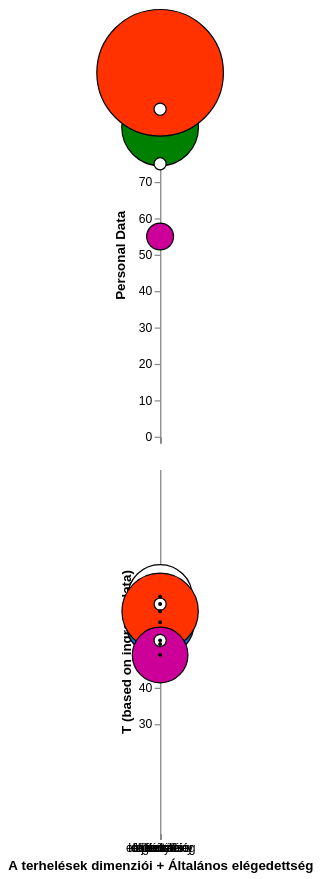

Write the Vega-Lite specification saved for this chart.
### Vega-Lite specification from a JSON file in a GitHub repository (floating-point values rounded to 4 significant figures)
{"$schema": "https://vega.github.io/schema/vega-lite/v5.json", "datasets": {"data-1": [{"x": "mentális", "y": 90, "size": 4000, "color": "rgb(0, 112, 192)"}, {"x": "fizikai", "y": 90, "size": 490, "color": "rgb(255, 0, 0)"}, {"x": "időkényszer", "y": 90, "size": 1690, "color": "rgb(255, 255, 255)"}, {"x": "teljesítmény", "y": 85, "size": 4000, "color": "rgb(0, 128, 0)"}, {"x": "erőfeszítés", "y": 100, "size": 10890, "color": "rgb(255, 50, 0)"}, {"x": "frusztráció", "y": 55, "size": 490, "color": "rgb(204, 0, 153)"}, {"x": "totál", "y": 90, "size": 100, "color": "rgb(255, 255, 255)"}, {"x": "elégedettség", "y": 75, "size": 100, "color": "rgb(255, 255, 255)"}], "data-2": [{"x": "mentális", "y": 58, "size": 3186, "color": "rgb(0, 112, 192)", "ci0": 30, "ci1": 70, "ci2": 40, "ci3": 60, "ci4": 0, "ci5": 100, "50": 50}, {"x": "fizikai", "y": 52, "size": 1545, "color": "rgb(255, 0, 0)", "ci0": 30, "ci1": 70, "ci2": 40, "ci3": 60, "ci4": 0, "ci5": 100, "50": 50}, {"x": "időkényszer", "y": 65, "size": 2827, "color": "rgb(255, 255, 255)", "ci0": 30, "ci1": 70, "ci2": 40, "ci3": 60, "ci4": 0, "ci5": 100, "50": 50}, {"x": "teljesítmény", "y": 61, "size": 1993, "color": "rgb(0, 128, 0)", "ci0": 30, "ci1": 70, "ci2": 40, "ci3": 60, "ci4": 0, "ci5": 100, "50": 50}, {"x": "erőfeszítés", "y": 61, "size": 3964, "color": "rgb(255, 50, 0)", "ci0": 30, "ci1": 70, "ci2": 40, "ci3": 60, "ci4": 0, "ci5": 100, "50": 50}, {"x": "frusztráció", "y": 49, "size": 2101, "color": "rgb(204, 0, 153)", "ci0": 30, "ci1": 70, "ci2": 40, "ci3": 60, "ci4": 0, "ci5": 100, "50": 50}, {"x": "totál", "y": 63, "size": 100, "color": "rgb(255, 255, 255)", "ci0": 30, "ci1": 70, "ci2": 40, "ci3": 60, "ci4": 0, "ci5": 100, "50": 50}, {"x": "elégedettség", "y": 53, "size": 100, "color": "rgb(255, 255, 255)", "ci0": 30, "ci1": 70, "ci2": 40, "ci3": 60, "ci4": 0, "ci5": 100, "50": 50}]}, "vconcat": [{"width": "container", "data": {"name": "data-1"}, "mark": {"type": "circle", "opacity": 1.0, "stroke": "black", "strokeWidth": 1}, "config": {"legend": {"disable": "true"}}, "encoding": {"x": {"field": "x", "type": "nominal", "sort": null, "axis": {"labelAngle": 0, "labels": false}, "title": null}, "y": {"field": "y", "type": "quantitative", "scale": {"domain": [0, 100]}, "title": "Personal Data"}, "size": {"field": "size", "type": "quantitative", "scale": null}, "color": {"field": "color", "type": "nominal", "legend": null, "scale": null}}}, {"width": "container", "data": {"name": "data-2"}, "layer": [{"mark": {"type": "errorband", "color": "yellow", "opacity": 0.5}, "encoding": {"y": {"field": "ci1", "type": "quantitative", "title": false, "scale": {"domain": [0, 100]}}, "y2": {"field": "ci0", "type": "quantitative", "scale": {"domain": [0, 100]}}}}, {"mark": {"type": "errorband", "color": "white", "opacity": 0.5}, "encoding": {"y": {"field": "ci3", "type": "quantitative", "title": false, "scale": {"domain": [0, 100]}}, "y2": {"field": "ci2", "type": "quantitative", "scale": {"domain": [0, 100]}}}}, {"mark": "rule", "encoding": {"y": {"field": "50", "aggregate": "mean"}, "size": {"value": 1}}}, {"mark": {"type": "circle", "opacity": 1.0, "stroke": "black", "strokeWidth": 1}, "config": {"legend": {"disable": "true"}}, "encoding": {"x": {"field": "x", "type": "nominal", "sort": null, "axis": {"labelAngle": 0}, "title": "A terhelések dimenziói + Általános elégedettség"}, "y": {"field": "y", "type": "quantitative", "scale": {"domain": [0, 100]}, "title": "T (based on ingroup data)", "axis": {"values": [30, 40, 50, 60, 70]}}, "size": {"field": "size", "type": "quantitative", "scale": null}, "color": {"field": "color", "type": "nominal", "legend": null, "scale": null}}}, {"width": "container", "data": {"name": "data-2"}, "mark": {"type": "circle", "opacity": 1.0, "stroke": "black", "strokeWidth": 1, "size": 5, "color": "black"}, "config": {"legend": {"disable": "true"}}, "encoding": {"x": {"field": "x", "type": "nominal", "sort": null, "axis": {"labelAngle": 0}, "title": "A terhelések dimenziói + Általános elégedettség"}, "y": {"field": "y", "type": "quantitative", "scale": {"domain": [0, 100]}, "title": "T (based on ingroup data)"}}}]}]}
